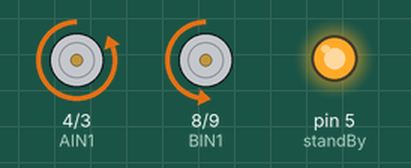
This sketch was run on a simulated Arduino Uno, built with avr-gcc and run on an emulated ATmega328P. On the bench: motor-driver pin pairs drawn as motors (green arrow = first pin HIGH = forward, orange = second pin HIGH = backward, longer = more drive, scaled by the enable pin, stopped while the standby pin is LOW), output pins drawn as LEDs (lit = HIGH). What the sketch prints to the serial monitor is not drawn.

Above: at 0.5 s.
At 3.5 s:
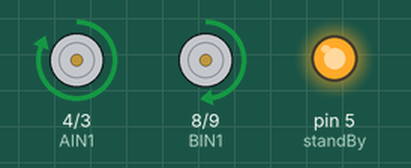
At 6.06 s:
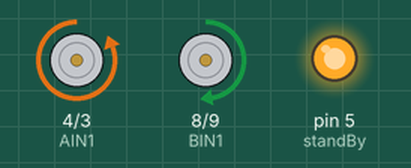
At 8.6 s:
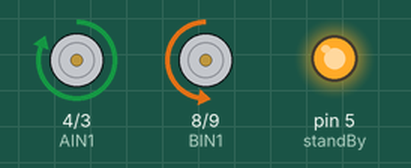
At 13.1 s:
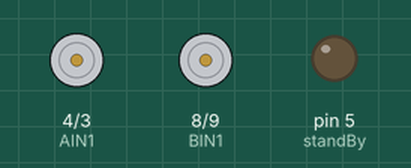
Timing chart, 0 to 14.5 s (numbered marks = the images above):
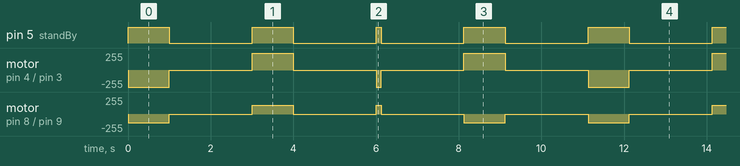

Measured:
- by itself, pin 5 (standBy): repeats every 11.1 s: LOW 2.0 s, HIGH 1.0 s, LOW 2.0 s, HIGH 0.13 s, 2 × (LOW 2.0 s, HIGH 1.0 s)
- by itself, motor on pin 8 (BIN1) / pin 9 (BIN2): repeats every 11.1 s: stopped 2.0 s, forward 128/255 1.0 s, stopped 2.0 s, forward 128/255 0.13 s, 2 × (stopped 2.0 s, backward 128/255 1.0 s)
- by itself, motor on pin 4 (AIN1) / pin 3 (AIN2): repeats every 11.1 s: stopped 2.0 s, forward 255/255 1.0 s, stopped 2.0 s, backward 255/255 0.13 s, stopped 2.0 s, forward 255/255 1.0 s, stopped 2.0 s, backward 255/255 1.0 s

The sketch:

teste_ponte_h.ino
```cpp
// Setup pins
int standBy = 5;

// Motor A
int PWMA = 2;   // PWM Speed Control
int AIN1 = 4;   // Direction pin 1
int AIN2 = 3;   // Direction pin 2

// Motor B
int PWMB = 11;   // PWM Speed Control
int BIN1 = 8;  // Direction pin 1
int BIN2 = 9;  // Direction pin 2

void setup() {
  // Setup Pins as OUTPUT
  pinMode(standBy, OUTPUT);

  // Motor A
  pinMode(PWMA, OUTPUT);
  pinMode(AIN1, OUTPUT);
  pinMode(AIN2, OUTPUT);

  // Motor B
  pinMode(PWMB, OUTPUT);
  pinMode(BIN1, OUTPUT);
  pinMode(BIN2, OUTPUT);

  Serial.begin(19200);
  Serial.println("Makers Digest: Ready");
}

void loop() {
  forward(128);   // Move forward with medium speed (128 out of 255)
  delay(1000);    // ... for 2 seconds
  stop();         // ... Stop the motors
  delay(2000);     // Delay between motor runs.

  reverse(128);   // Move in reverse with medium speed
  delay(1000);    // ... for 2 seconds
  stop();         // ... Stop the Motors
  delay(2000);     // Delay between motor runs.

  turnLeft(128);   // Turn Left with medium speed
  delay(128);    // ... for 2 seconds
  stop();         // ... stop the motors
  delay(2000);     // Delay between motor runs.

  turnRight(128); // Turn Right with medium speed
  delay(1000);    // ... for 2 seconds
  stop();         // ... stop the motors
  delay(2000);    // Delay between motor runs.
}

/*
 * Functions
 * *****************************************************
 */

void turnLeft(int spd)
{
  runMotor(0, spd, 0);
  runMotor(1, spd, 1);
}

void turnRight(int spd)
{
  runMotor(0, spd, 1);
  runMotor(1, spd, 0);
}

void forward(int spd)
{
  runMotor(0, spd, 0);
  runMotor(1, spd, 0);
}

void reverse(int spd)
{
  runMotor(0, spd, 1);
  runMotor(1, spd, 1);
}

void runMotor(int motor, int spd, int dir)
{
  digitalWrite(standBy, HIGH); // Turn on Motor

  boolean dirPin1 = LOW;
  boolean dirPin2 = HIGH;

  if(dir == 1) {
    dirPin1 = HIGH;
    dirPin2 = LOW;
  }

  if(motor == 0) { // Motor A
    digitalWrite(AIN1, dirPin1);
    digitalWrite(AIN2, dirPin2);
    analogWrite(PWMA, spd); // Use the speed directly (0-255)
  } else { // Motor B
    digitalWrite(BIN1, dirPin1);
    digitalWrite(BIN2, dirPin2);
    analogWrite(PWMB, spd); // Use the speed directly (0-255)
  }
}

void stop() {
  digitalWrite(standBy, LOW);
}
```
